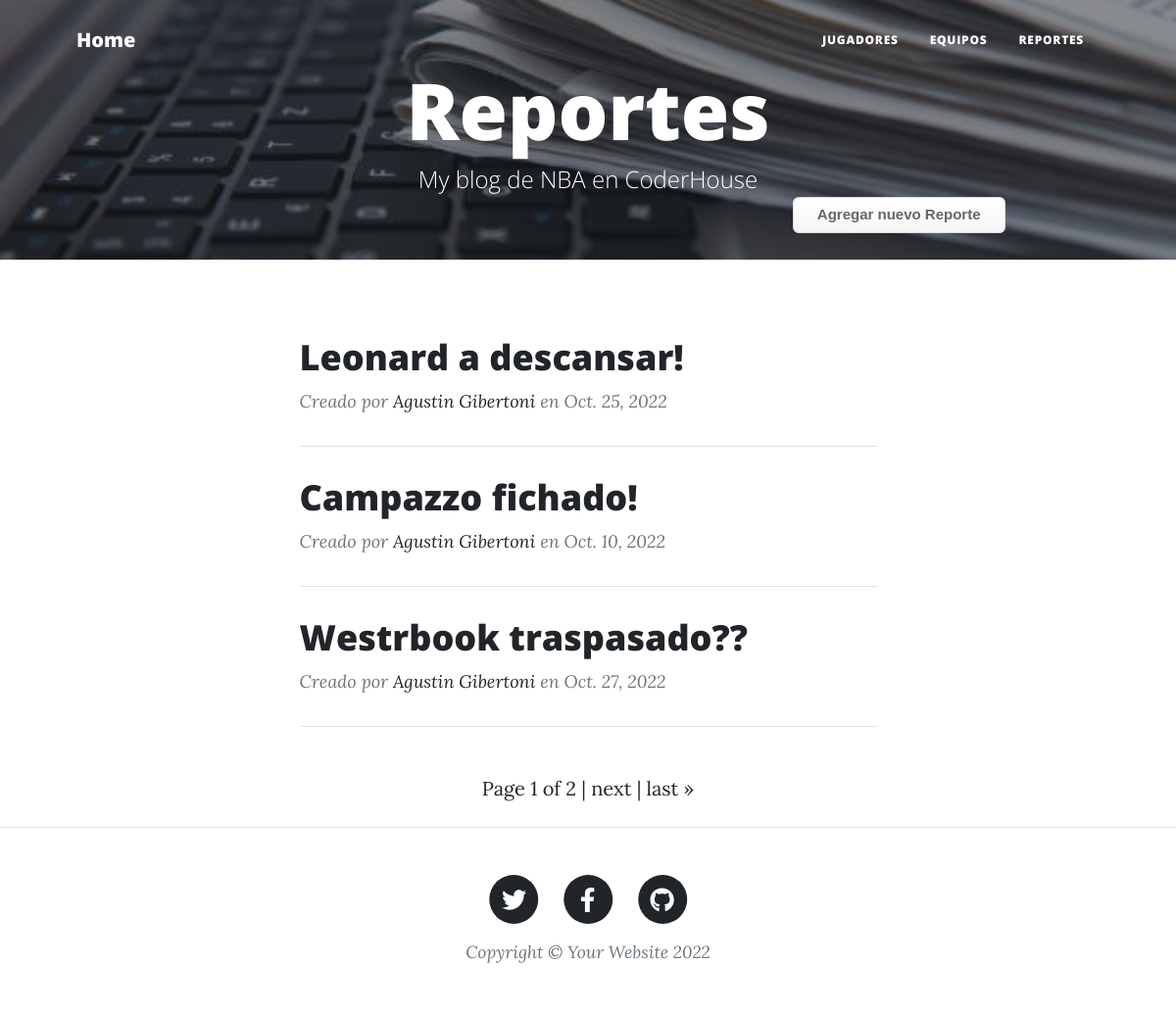
The page /report/reports/ on the database as committed earlier.
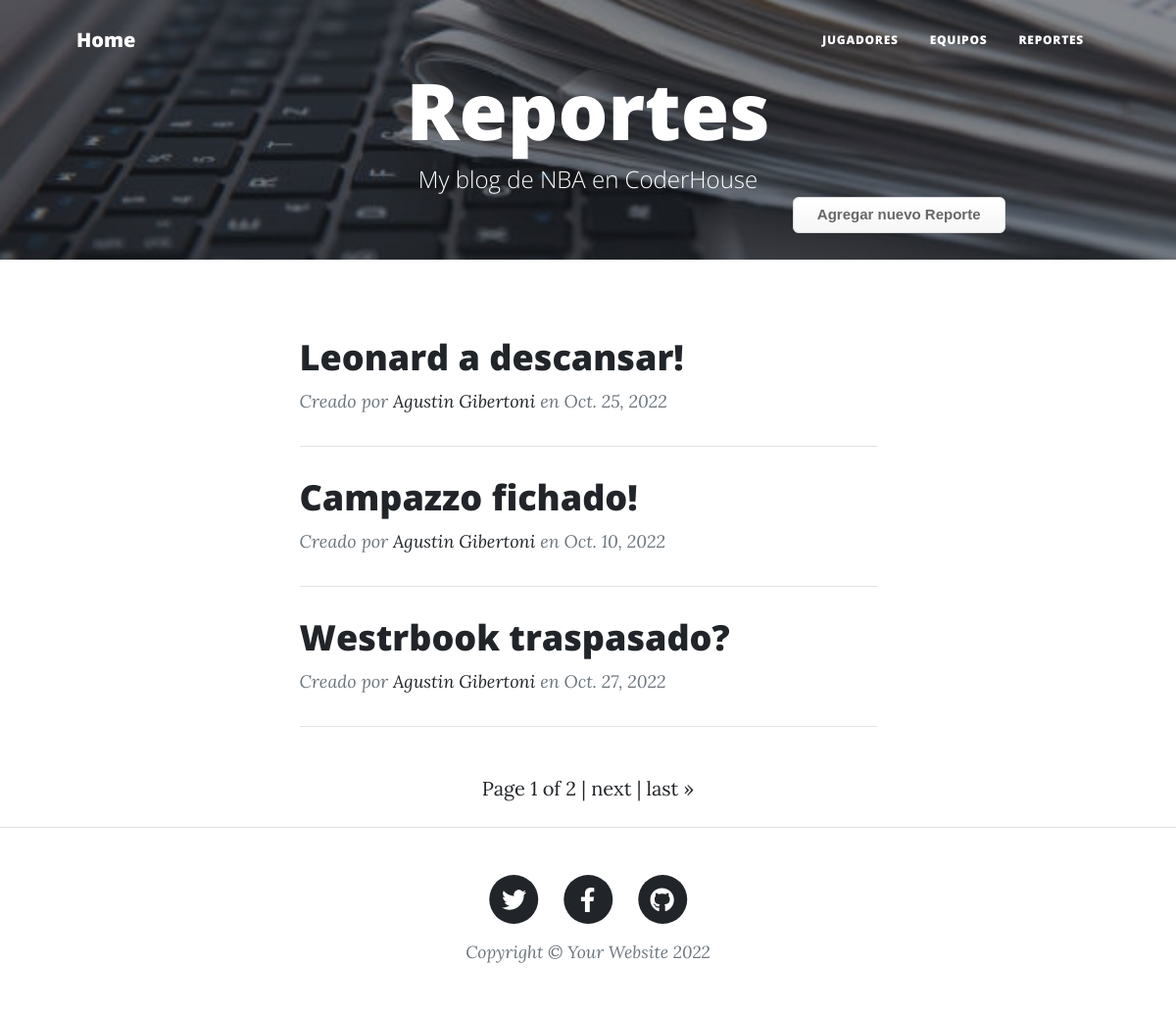
The same page on the database as committed later.
### report/models.py (models this page shows, shortened)
class Report(models.Model):
    report_title = models.CharField(max_length=50)
    description = RichTextField(null=True, blank=True)
    date_added = models.DateField()

### report/views.py (the view)
# urls.py: path("reports/", views.ReportListView.as_view(), name="report-list"),
class ReportListView(ListView):
    model = Report
    paginate_by = 3
    template_name = "report/report_list.html"	# no hace falta ponerlo porq utilicé la forma de la convención -->

### report/templates/report/report_list.html (shortened to what this page needs)
{% extends "home/index.html" %}
{% load static %}
{% block nba_blog_header %}
<header class="masthead" style="background-image: url('../../static/home/assets/img/reports-bg.jpg')">
    <div class="container position-relative px-4 px-lg-5">
        <div class="row gx-4 gx-lg-5 justify-content-center">
            <div class="col-md-15 col-lg-16 col-xl-14">
                <div class="site-heading">
                    <h1>Reportes</h1>
                    <span class="subheading">My blog de NBA en CoderHouse</span>
                </div>
            </div>
        </div>
        <a class="button_custom" href="{% url 'report:report-add' %}">Agregar nuevo Reporte</a>
    </div>
</header>
{% endblock %}
{% block nba_blog_content %}
{% for report in report_list %}
    <div class="post-preview">
        <a href="{% url 'report:report-detail' report.id %}">
            <h2 class="post-title">{{ report.report_title }}</h2>
        </a>
        <p class="post-meta">
            Creado por
            <a href="#!">Agustin Gibertoni</a>
            en {{ report.date_added }}
        </p>
    </div>
    <hr class="my-4" />
{% endfor %}
{% if is_paginated %}
<div class="container p-4">
    <div class="pagination justify-content-center">
        <span class="step-links">
            {% if page_obj.paginator.num_pages > 1 %}
            <span class="current">
                Page {{ page_obj.number }} of {{ page_obj.paginator.num_pages }} |
            </span>
            {% endif %}
            {% if page_obj.has_next %}
                <a href="?page={{ page_obj.next_page_number }}">next</a> |
                <a href="?page={{ page_obj.paginator.num_pages }}">last &raquo;</a>
            {% endif %}
        </span>
    </div>
</div>
{% endif %}
{% endblock %}

Rows that differ between the two databases and show on the page:
changed Report: report_title "Westrbook traspasado??" → "Westrbook traspasado?"
